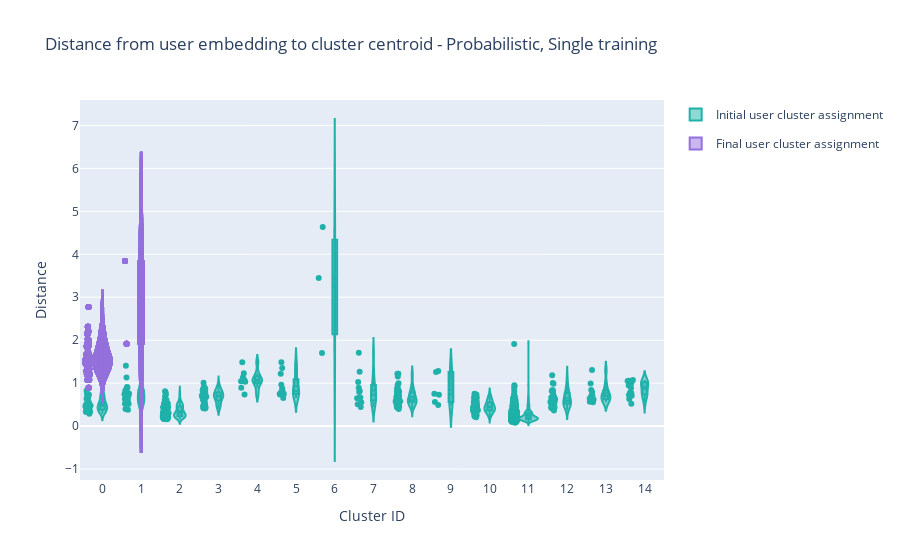

Here is the notebook cell this chart was saved with:
### Code cell
fig = go.Figure()

t_initial, t_final = 1, 100

repeated_training = 0
training_type = 'Repeated training' if repeated_training else 'Single training'

cluster_ids = [c for c in range(num_clusters)]
for clust_id in cluster_ids:
    # Plotting distribution of INITIAL user distance to INITIAL cluster by cluster
    # clust_counts_initial.append((clust_id, df[df.initial_cluster == clust_id].shape[0]))
    fig.add_trace(go.Violin(x=df['initial_cluster'][(df['initial_cluster'] == clust_id) & (df['repeated_training'] == repeated_training)],
                            y=df[f"t_{t_initial}"][(df['initial_cluster'] == clust_id) & (df['repeated_training'] == repeated_training)],
                            legendgroup=f"Initial",
                            name='Initial user cluster assignment',
                            box_visible=True,
                            line_color='lightseagreen',
                            meanline_visible=True,
                            showlegend=(clust_id==0),
                            points="all"
                            ))
    # Plotting distribution of FINAL user distance to FINAL cluster 
    # clust_counts_final.append((clust_id, df[df.final_cluster == clust_id].shape[0]))
    fig.add_trace(go.Violin(x=df['final_cluster'][(df['final_cluster']) == clust_id & (df['repeated_training'] == repeated_training)],
                            y=df[f"t_{t_final}"][(df['final_cluster']) == clust_id & (df['repeated_training'] == repeated_training)],
                            legendgroup='Final',
                            name=f"Final user cluster assignment",
                            box_visible=True,
                            line_color='mediumpurple',
                            meanline_visible=True,
                            points="all",
                            showlegend=(clust_id==0)
                            ))
# fig.update_layout(violinmode='group')
fig.update_layout(
    title=f"Distance from user embedding to cluster centroid - {model_names_readable[model]}, {training_type}",
    xaxis_title="Cluster ID",
    yaxis_title="Distance",
    # legend_title="Cluster assignment before v. after ",
    xaxis = dict(ticktext=cluster_ids, tick0=0, dtick=1),
    # legend=dict(yanchor="top", y=0.99, xanchor="left", x=0.01)
)
fig.show()

### Figure 1 — Plotly figure (JSON) as saved in the notebook; plotly's stock layout.template omitted (floating-point values rounded to 4 significant figures; data arrays with more than 128 entries replaced by an {"elided": "..."} marker saying what was removed)
{"data": [{"box": {"visible": true}, "legendgroup": "Initial", "line": {"color": "lightseagreen"}, "meanline": {"visible": true}, "name": "Initial user cluster assignment", "points": "all", "showlegend": true, "type": "violin", "x": [0, 0, 0, 0, 0, 0, 0, 0, 0, 0, 0, 0, 0, 0, 0, 0, 0, 0, 0, 0, 0, 0, 0, 0, 0, 0, 0, 0, 0, 0], "y": [0.7455, 0.3904, 0.3668, 0.6373, 0.659, 0.5338, 0.4669, 0.7355, 0.3256, 0.5407, 0.7015, 0.3328, 0.5798, 0.4817, 0.4213, 0.8214, 0.4808, 0.3715, 0.7319, 0.4955, 0.5746, 0.3342, 0.3822, 0.3956, 0.2903, 0.4353, 0.5079, 0.4513, 0.4599, 0.3398]}, {"box": {"visible": true}, "legendgroup": "Final", "line": {"color": "mediumpurple"}, "meanline": {"visible": true}, "name": "Final user cluster assignment", "points": "all", "showlegend": true, "type": "violin", "x": [0, 0, 0, 0, 0, 0, 0, 0, 0, 0, 0, 0, 0, 0, 0, 0, 0, 0, 0, 0, 0, 0, 0, 0, 0, 0, 0, 0, 0, 0, 0, 0, 0, 0, 0, 0, 0, 0, 0], "y": [0.8903, 1.623, 1.478, 1.663, 1.409, 1.518, 2.009, 1.497, 1.912, 1.834, 1.801, 1.162, 1.539, 1.645, 1.408, 1.466, 1.89, 1.082, 1.484, 2.771, 1.435, 2.024, 2.315, 1.675, 1.43, 1.206, 1.609, 1.22, 2.148, 1.32, 1.862, 1.676, 1.464, 1.514, 2.205, 1.92, 1.588, 1.279, 1.327]}, {"box": {"visible": true}, "legendgroup": "Initial", "line": {"color": "lightseagreen"}, "meanline": {"visible": true}, "name": "Initial user cluster assignment", "points": "all", "showlegend": false, "type": "violin", "x": [1, 1, 1, 1, 1, 1, 1, 1, 1, 1, 1, 1, 1, 1, 1, 1, 1, 1, 1, 1, 1, 1, 1, 1], "y": [1.407, 0.5322, 0.6281, 0.5385, 0.9091, 0.5185, 0.575, 0.7605, 0.7392, 0.3781, 0.6454, 0.8984, 0.8019, 0.6926, 0.5164, 0.5952, 0.6102, 0.7039, 0.7433, 1.13, 0.8706, 0.8627, 0.8222, 0.4008]}, {"box": {"visible": true}, "legendgroup": "Final", "line": {"color": "mediumpurple"}, "meanline": {"visible": true}, "name": "Final user cluster assignment", "points": "all", "showlegend": false, "type": "violin", "x": [1, 1, 0, 0, 0, 0, 0, 0, 0, 0, 0, 0, 0, 0, 0, 0, 0, 0, 0, 0, 0, 0, 0, 0, 0, 0, 0, 0, 0], "y": [3.847, 1.916, 1.539, 1.645, 1.408, 1.466, 1.89, 1.082, 1.484, 2.771, 1.435, 2.024, 2.315, 1.675, 1.43, 1.206, 1.609, 1.22, 2.148, 1.32, 1.862, 1.676, 1.464, 1.514, 2.205, 1.92, 1.588, 1.279, 1.327]}, {"box": {"visible": true}, "legendgroup": "Initial", "line": {"color": "lightseagreen"}, "meanline": {"visible": true}, "name": "Initial user cluster assignment", "points": "all", "showlegend": false, "type": "violin", "x": {"elided": "149 int values"}, "y": {"elided": "149 float values"}}, {"box": {"visible": true}, "legendgroup": "Final", "line": {"color": "mediumpurple"}, "meanline": {"visible": true}, "name": "Final user cluster assignment", "points": "all", "showlegend": false, "type": "violin", "x": [0, 0, 0, 0, 0, 0, 0, 0, 0, 0, 0, 0, 0, 0, 0, 0, 0, 0, 0, 0, 0, 0, 0, 0, 0, 0, 0, 0, 0, 0, 0, 0, 0, 0, 0, 0, 0, 0, 0], "y": [0.8903, 1.623, 1.478, 1.663, 1.409, 1.518, 2.009, 1.497, 1.912, 1.834, 1.801, 1.162, 1.539, 1.645, 1.408, 1.466, 1.89, 1.082, 1.484, 2.771, 1.435, 2.024, 2.315, 1.675, 1.43, 1.206, 1.609, 1.22, 2.148, 1.32, 1.862, 1.676, 1.464, 1.514, 2.205, 1.92, 1.588, 1.279, 1.327]}, {"box": {"visible": true}, "legendgroup": "Initial", "line": {"color": "lightseagreen"}, "meanline": {"visible": true}, "name": "Initial user cluster assignment", "points": "all", "showlegend": false, "type": "violin", "x": [3, 3, 3, 3, 3, 3, 3, 3, 3, 3, 3, 3, 3, 3, 3, 3, 3, 3, 3, 3, 3, 3, 3, 3, 3, 3, 3, 3, 3, 3, 3, 3, 3, 3, 3, 3], "y": [0.8364, 0.4855, 0.5437, 0.8568, 0.5417, 0.7201, 0.7715, 0.8245, 0.4994, 0.7858, 0.5942, 0.6861, 0.8732, 0.6777, 0.9248, 1.008, 0.7117, 0.6217, 0.8829, 0.7909, 0.6833, 0.6202, 0.4102, 0.7054, 0.6803, 0.7409, 0.4128, 0.7571, 0.7145, 0.4672, 0.7218, 0.6003, 0.4348, 0.7364, 0.6719, 0.8628]}, {"box": {"visible": true}, "legendgroup": "Final", "line": {"color": "mediumpurple"}, "meanline": {"visible": true}, "name": "Final user cluster assignment", "points": "all", "showlegend": false, "type": "violin", "x": [1, 1, 0, 0, 0, 0, 0, 0, 0, 0, 0, 0, 0, 0, 0, 0, 0, 0, 0, 0, 0, 0, 0, 0, 0, 0, 0, 0, 0], "y": [3.847, 1.916, 1.539, 1.645, 1.408, 1.466, 1.89, 1.082, 1.484, 2.771, 1.435, 2.024, 2.315, 1.675, 1.43, 1.206, 1.609, 1.22, 2.148, 1.32, 1.862, 1.676, 1.464, 1.514, 2.205, 1.92, 1.588, 1.279, 1.327]}, {"box": {"visible": true}, "legendgroup": "Initial", "line": {"color": "lightseagreen"}, "meanline": {"visible": true}, "name": "Initial user cluster assignment", "points": "all", "showlegend": false, "type": "violin", "x": [4, 4, 4, 4, 4, 4, 4, 4, 4], "y": [1.043, 1.056, 1.138, 0.7362, 0.892, 1.489, 1.229, 1.073, 1.034]}, {"box": {"visible": true}, "legendgroup": "Final", "line": {"color": "mediumpurple"}, "meanline": {"visible": true}, "name": "Final user cluster assignment", "points": "all", "showlegend": false, "type": "violin", "x": [0, 0, 0, 0, 0, 0, 0, 0, 0, 0, 0, 0, 0, 0, 0, 0, 0, 0, 0, 0, 0, 0, 0, 0, 0, 0, 0, 0, 0, 0, 0, 0, 0, 0, 0, 0, 0, 0, 0], "y": [0.8903, 1.623, 1.478, 1.663, 1.409, 1.518, 2.009, 1.497, 1.912, 1.834, 1.801, 1.162, 1.539, 1.645, 1.408, 1.466, 1.89, 1.082, 1.484, 2.771, 1.435, 2.024, 2.315, 1.675, 1.43, 1.206, 1.609, 1.22, 2.148, 1.32, 1.862, 1.676, 1.464, 1.514, 2.205, 1.92, 1.588, 1.279, 1.327]}, {"box": {"visible": true}, "legendgroup": "Initial", "line": {"color": "lightseagreen"}, "meanline": {"visible": true}, "name": "Initial user cluster assignment", "points": "all", "showlegend": false, "type": "violin", "x": [5, 5, 5, 5, 5, 5, 5, 5, 5, 5, 5, 5], "y": [0.7452, 1.217, 0.7594, 0.8022, 0.7533, 0.656, 0.9598, 0.8174, 1.488, 1.35, 0.7335, 0.8777]}, {"box": {"visible": true}, "legendgroup": "Final", "line": {"color": "mediumpurple"}, "meanline": {"visible": true}, "name": "Final user cluster assignment", "points": "all", "showlegend": false, "type": "violin", "x": [1, 1, 0, 0, 0, 0, 0, 0, 0, 0, 0, 0, 0, 0, 0, 0, 0, 0, 0, 0, 0, 0, 0, 0, 0, 0, 0, 0, 0], "y": [3.847, 1.916, 1.539, 1.645, 1.408, 1.466, 1.89, 1.082, 1.484, 2.771, 1.435, 2.024, 2.315, 1.675, 1.43, 1.206, 1.609, 1.22, 2.148, 1.32, 1.862, 1.676, 1.464, 1.514, 2.205, 1.92, 1.588, 1.279, 1.327]}, {"box": {"visible": true}, "legendgroup": "Initial", "line": {"color": "lightseagreen"}, "meanline": {"visible": true}, "name": "Initial user cluster assignment", "points": "all", "showlegend": false, "type": "violin", "x": [6, 6, 6], "y": [4.638, 3.445, 1.7]}, {"box": {"visible": true}, "legendgroup": "Final", "line": {"color": "mediumpurple"}, "meanline": {"visible": true}, "name": "Final user cluster assignment", "points": "all", "showlegend": false, "type": "violin", "x": [0, 0, 0, 0, 0, 0, 0, 0, 0, 0, 0, 0, 0, 0, 0, 0, 0, 0, 0, 0, 0, 0, 0, 0, 0, 0, 0, 0, 0, 0, 0, 0, 0, 0, 0, 0, 0, 0, 0], "y": [0.8903, 1.623, 1.478, 1.663, 1.409, 1.518, 2.009, 1.497, 1.912, 1.834, 1.801, 1.162, 1.539, 1.645, 1.408, 1.466, 1.89, 1.082, 1.484, 2.771, 1.435, 2.024, 2.315, 1.675, 1.43, 1.206, 1.609, 1.22, 2.148, 1.32, 1.862, 1.676, 1.464, 1.514, 2.205, 1.92, 1.588, 1.279, 1.327]}, {"box": {"visible": true}, "legendgroup": "Initial", "line": {"color": "lightseagreen"}, "meanline": {"visible": true}, "name": "Initial user cluster assignment", "points": "all", "showlegend": false, "type": "violin", "x": [7, 7, 7, 7, 7, 7, 7, 7, 7, 7, 7, 7], "y": [0.89, 1.026, 0.5534, 1.266, 0.6475, 1.71, 0.6642, 0.6469, 0.5084, 0.7948, 0.82, 0.4474]}, {"box": {"visible": true}, "legendgroup": "Final", "line": {"color": "mediumpurple"}, "meanline": {"visible": true}, "name": "Final user cluster assignment", "points": "all", "showlegend": false, "type": "violin", "x": [1, 1, 0, 0, 0, 0, 0, 0, 0, 0, 0, 0, 0, 0, 0, 0, 0, 0, 0, 0, 0, 0, 0, 0, 0, 0, 0, 0, 0], "y": [3.847, 1.916, 1.539, 1.645, 1.408, 1.466, 1.89, 1.082, 1.484, 2.771, 1.435, 2.024, 2.315, 1.675, 1.43, 1.206, 1.609, 1.22, 2.148, 1.32, 1.862, 1.676, 1.464, 1.514, 2.205, 1.92, 1.588, 1.279, 1.327]}, {"box": {"visible": true}, "legendgroup": "Initial", "line": {"color": "lightseagreen"}, "meanline": {"visible": true}, "name": "Initial user cluster assignment", "points": "all", "showlegend": false, "type": "violin", "x": [8, 8, 8, 8, 8, 8, 8, 8, 8, 8, 8, 8, 8, 8, 8, 8, 8, 8, 8, 8, 8, 8, 8, 8, 8, 8, 8, 8, 8, 8, 8, 8, 8, 8, 8, 8, 8, 8, 8, 8, 8, 8, 8, 8, 8, 8, 8, 8, 8], "y": [0.7852, 0.8028, 1.221, 0.4514, 0.396, 0.5909, 0.6607, 0.6929, 0.5829, 0.8198, 0.748, 0.6711, 0.9587, 0.4683, 1.218, 0.4992, 0.5556, 0.6019, 0.8814, 0.9999, 0.5503, 0.5622, 0.5135, 0.5895, 0.4949, 0.59, 0.576, 0.431, 0.4535, 0.6482, 0.5556, 0.7379, 0.5403, 0.6524, 0.7994, 0.6104, 1.153, 0.8561, 0.7474, 0.5208, 0.6865, 0.6717, 0.8795, 0.58, 0.6071, 0.4733, 0.8016, 0.6951, 0.5822]}, {"box": {"visible": true}, "legendgroup": "Final", "line": {"color": "mediumpurple"}, "meanline": {"visible": true}, "name": "Final user cluster assignment", "points": "all", "showlegend": false, "type": "violin", "x": [0, 0, 0, 0, 0, 0, 0, 0, 0, 0, 0, 0, 0, 0, 0, 0, 0, 0, 0, 0, 0, 0, 0, 0, 0, 0, 0, 0, 0, 0, 0, 0, 0, 0, 0, 0, 0, 0, 0], "y": [0.8903, 1.623, 1.478, 1.663, 1.409, 1.518, 2.009, 1.497, 1.912, 1.834, 1.801, 1.162, 1.539, 1.645, 1.408, 1.466, 1.89, 1.082, 1.484, 2.771, 1.435, 2.024, 2.315, 1.675, 1.43, 1.206, 1.609, 1.22, 2.148, 1.32, 1.862, 1.676, 1.464, 1.514, 2.205, 1.92, 1.588, 1.279, 1.327]}, {"box": {"visible": true}, "legendgroup": "Initial", "line": {"color": "lightseagreen"}, "meanline": {"visible": true}, "name": "Initial user cluster assignment", "points": "all", "showlegend": false, "type": "violin", "x": [9, 9, 9, 9, 9, 9], "y": [0.7553, 1.262, 0.7323, 1.281, 0.4912, 0.5607]}, {"box": {"visible": true}, "legendgroup": "Final", "line": {"color": "mediumpurple"}, "meanline": {"visible": true}, "name": "Final user cluster assignment", "points": "all", "showlegend": false, "type": "violin", "x": [1, 1, 0, 0, 0, 0, 0, 0, 0, 0, 0, 0, 0, 0, 0, 0, 0, 0, 0, 0, 0, 0, 0, 0, 0, 0, 0, 0, 0], "y": [3.847, 1.916, 1.539, 1.645, 1.408, 1.466, 1.89, 1.082, 1.484, 2.771, 1.435, 2.024, 2.315, 1.675, 1.43, 1.206, 1.609, 1.22, 2.148, 1.32, 1.862, 1.676, 1.464, 1.514, 2.205, 1.92, 1.588, 1.279, 1.327]}, {"box": {"visible": true}, "legendgroup": "Initial", "line": {"color": "lightseagreen"}, "meanline": {"visible": true}, "name": "Initial user cluster assignment", "points": "all", "showlegend": false, "type": "violin", "x": [10, 10, 10, 10, 10, 10, 10, 10, 10, 10, 10, 10, 10, 10, 10, 10, 10, 10, 10, 10, 10, 10, 10, 10, 10, 10, 10, 10, 10, 10, 10, 10, 10, 10, 10, 10, 10, 10, 10, 10, 10, 10, 10, 10, 10, 10, 10, 10, 10, 10, 10, 10, 10, 10, 10, 10, 10, 10], "y": [0.5499, 0.2036, 0.2839, 0.4907, 0.6028, 0.3866, 0.3301, 0.4324, 0.4921, 0.2531, 0.413, 0.3813, 0.3496, 0.4321, 0.362, 0.4667, 0.2216, 0.2956, 0.3857, 0.369, 0.3742, 0.7539, 0.6212, 0.7373, 0.6218, 0.4146, 0.4588, 0.3843, 0.4358, 0.4908, 0.4606, 0.4918, 0.5643, 0.484, 0.4375, 0.6677, 0.3435, 0.5287, 0.442, 0.6573, 0.3079, 0.5291, 0.3586, 0.4307, 0.4515, 0.4041, 0.3289, 0.367, 0.5766, 0.5176, 0.573, 0.6694, 0.3039, 0.3467, 0.2673, 0.5653, 0.6859, 0.6193]}, {"box": {"visible": true}, "legendgroup": "Final", "line": {"color": "mediumpurple"}, "meanline": {"visible": true}, "name": "Final user cluster assignment", "points": "all", "showlegend": false, "type": "violin", "x": [0, 0, 0, 0, 0, 0, 0, 0, 0, 0, 0, 0, 0, 0, 0, 0, 0, 0, 0, 0, 0, 0, 0, 0, 0, 0, 0, 0, 0, 0, 0, 0, 0, 0, 0, 0, 0, 0, 0], "y": [0.8903, 1.623, 1.478, 1.663, 1.409, 1.518, 2.009, 1.497, 1.912, 1.834, 1.801, 1.162, 1.539, 1.645, 1.408, 1.466, 1.89, 1.082, 1.484, 2.771, 1.435, 2.024, 2.315, 1.675, 1.43, 1.206, 1.609, 1.22, 2.148, 1.32, 1.862, 1.676, 1.464, 1.514, 2.205, 1.92, 1.588, 1.279, 1.327]}, {"box": {"visible": true}, "legendgroup": "Initial", "line": {"color": "lightseagreen"}, "meanline": {"visible": true}, "name": "Initial user cluster assignment", "points": "all", "showlegend": false, "type": "violin", "x": {"elided": "499 int values"}, "y": {"elided": "499 float values"}}, {"box": {"visible": true}, "legendgroup": "Final", "line": {"color": "mediumpurple"}, "meanline": {"visible": true}, "name": "Final user cluster assignment", "points": "all", "showlegend": false, "type": "violin", "x": [1, 1, 0, 0, 0, 0, 0, 0, 0, 0, 0, 0, 0, 0, 0, 0, 0, 0, 0, 0, 0, 0, 0, 0, 0, 0, 0, 0, 0], "y": [3.847, 1.916, 1.539, 1.645, 1.408, 1.466, 1.89, 1.082, 1.484, 2.771, 1.435, 2.024, 2.315, 1.675, 1.43, 1.206, 1.609, 1.22, 2.148, 1.32, 1.862, 1.676, 1.464, 1.514, 2.205, 1.92, 1.588, 1.279, 1.327]}, {"box": {"visible": true}, "legendgroup": "Initial", "line": {"color": "lightseagreen"}, "meanline": {"visible": true}, "name": "Initial user cluster assignment", "points": "all", "showlegend": false, "type": "violin", "x": [12, 12, 12, 12, 12, 12, 12, 12, 12, 12, 12, 12, 12, 12, 12, 12, 12, 12, 12, 12, 12, 12, 12, 12, 12, 12, 12, 12, 12], "y": [0.7608, 0.4635, 0.436, 0.4844, 0.5284, 0.6333, 0.3639, 0.8401, 0.433, 0.6643, 0.6789, 0.6972, 0.5475, 0.8195, 0.8203, 0.5338, 0.5662, 0.8047, 1.182, 0.9882, 0.5409, 0.5584, 0.6401, 0.5821, 0.4978, 0.6942, 0.5388, 1.006, 0.4157]}, {"box": {"visible": true}, "legendgroup": "Final", "line": {"color": "mediumpurple"}, "meanline": {"visible": true}, "name": "Final user cluster assignment", "points": "all", "showlegend": false, "type": "violin", "x": [0, 0, 0, 0, 0, 0, 0, 0, 0, 0, 0, 0, 0, 0, 0, 0, 0, 0, 0, 0, 0, 0, 0, 0, 0, 0, 0, 0, 0, 0, 0, 0, 0, 0, 0, 0, 0, 0, 0], "y": [0.8903, 1.623, 1.478, 1.663, 1.409, 1.518, 2.009, 1.497, 1.912, 1.834, 1.801, 1.162, 1.539, 1.645, 1.408, 1.466, 1.89, 1.082, 1.484, 2.771, 1.435, 2.024, 2.315, 1.675, 1.43, 1.206, 1.609, 1.22, 2.148, 1.32, 1.862, 1.676, 1.464, 1.514, 2.205, 1.92, 1.588, 1.279, 1.327]}, {"box": {"visible": true}, "legendgroup": "Initial", "line": {"color": "lightseagreen"}, "meanline": {"visible": true}, "name": "Initial user cluster assignment", "points": "all", "showlegend": false, "type": "violin", "x": [13, 13, 13, 13, 13, 13, 13, 13, 13, 13, 13], "y": [0.698, 0.6212, 0.6949, 0.6423, 0.9924, 0.6986, 1.304, 0.8389, 0.5528, 0.7892, 0.5651]}, {"box": {"visible": true}, "legendgroup": "Final", "line": {"color": "mediumpurple"}, "meanline": {"visible": true}, "name": "Final user cluster assignment", "points": "all", "showlegend": false, "type": "violin", "x": [1, 1, 0, 0, 0, 0, 0, 0, 0, 0, 0, 0, 0, 0, 0, 0, 0, 0, 0, 0, 0, 0, 0, 0, 0, 0, 0, 0, 0], "y": [3.847, 1.916, 1.539, 1.645, 1.408, 1.466, 1.89, 1.082, 1.484, 2.771, 1.435, 2.024, 2.315, 1.675, 1.43, 1.206, 1.609, 1.22, 2.148, 1.32, 1.862, 1.676, 1.464, 1.514, 2.205, 1.92, 1.588, 1.279, 1.327]}, {"box": {"visible": true}, "legendgroup": "Initial", "line": {"color": "lightseagreen"}, "meanline": {"visible": true}, "name": "Initial user cluster assignment", "points": "all", "showlegend": false, "type": "violin", "x": [14, 14, 14, 14, 14, 14, 14, 14, 14, 14, 14, 14, 14, 14, 14, 14], "y": [0.9452, 1.003, 0.766, 0.9434, 0.7815, 1.045, 0.5225, 1.051, 1.073, 1.057, 0.6321, 0.9794, 0.722, 0.8874, 0.7716, 0.7059]}, {"box": {"visible": true}, "legendgroup": "Final", "line": {"color": "mediumpurple"}, "meanline": {"visible": true}, "name": "Final user cluster assignment", "points": "all", "showlegend": false, "type": "violin", "x": [0, 0, 0, 0, 0, 0, 0, 0, 0, 0, 0, 0, 0, 0, 0, 0, 0, 0, 0, 0, 0, 0, 0, 0, 0, 0, 0, 0, 0, 0, 0, 0, 0, 0, 0, 0, 0, 0, 0], "y": [0.8903, 1.623, 1.478, 1.663, 1.409, 1.518, 2.009, 1.497, 1.912, 1.834, 1.801, 1.162, 1.539, 1.645, 1.408, 1.466, 1.89, 1.082, 1.484, 2.771, 1.435, 2.024, 2.315, 1.675, 1.43, 1.206, 1.609, 1.22, 2.148, 1.32, 1.862, 1.676, 1.464, 1.514, 2.205, 1.92, 1.588, 1.279, 1.327]}, {"box": {"visible": true}, "legendgroup": "Initial", "line": {"color": "lightseagreen"}, "meanline": {"visible": true}, "name": "Initial user cluster assignment", "points": "all", "showlegend": false, "type": "violin", "x": [], "y": []}, {"box": {"visible": true}, "legendgroup": "Final", "line": {"color": "mediumpurple"}, "meanline": {"visible": true}, "name": "Final user cluster assignment", "points": "all", "showlegend": false, "type": "violin", "x": [1, 1, 0, 0, 0, 0, 0, 0, 0, 0, 0, 0, 0, 0, 0, 0, 0, 0, 0, 0, 0, 0, 0, 0, 0, 0, 0, 0, 0], "y": [3.847, 1.916, 1.539, 1.645, 1.408, 1.466, 1.89, 1.082, 1.484, 2.771, 1.435, 2.024, 2.315, 1.675, 1.43, 1.206, 1.609, 1.22, 2.148, 1.32, 1.862, 1.676, 1.464, 1.514, 2.205, 1.92, 1.588, 1.279, 1.327]}, {"box": {"visible": true}, "legendgroup": "Initial", "line": {"color": "lightseagreen"}, "meanline": {"visible": true}, "name": "Initial user cluster assignment", "points": "all", "showlegend": false, "type": "violin", "x": [], "y": []}, {"box": {"visible": true}, "legendgroup": "Final", "line": {"color": "mediumpurple"}, "meanline": {"visible": true}, "name": "Final user cluster assignment", "points": "all", "showlegend": false, "type": "violin", "x": [0, 0, 0, 0, 0, 0, 0, 0, 0, 0, 0, 0, 0, 0, 0, 0, 0, 0, 0, 0, 0, 0, 0, 0, 0, 0, 0, 0, 0, 0, 0, 0, 0, 0, 0, 0, 0, 0, 0], "y": [0.8903, 1.623, 1.478, 1.663, 1.409, 1.518, 2.009, 1.497, 1.912, 1.834, 1.801, 1.162, 1.539, 1.645, 1.408, 1.466, 1.89, 1.082, 1.484, 2.771, 1.435, 2.024, 2.315, 1.675, 1.43, 1.206, 1.609, 1.22, 2.148, 1.32, 1.862, 1.676, 1.464, 1.514, 2.205, 1.92, 1.588, 1.279, 1.327]}, {"box": {"visible": true}, "legendgroup": "Initial", "line": {"color": "lightseagreen"}, "meanline": {"visible": true}, "name": "Initial user cluster assignment", "points": "all", "showlegend": false, "type": "violin", "x": [], "y": []}, {"box": {"visible": true}, "legendgroup": "Final", "line": {"color": "mediumpurple"}, "meanline": {"visible": true}, "name": "Final user cluster assignment", "points": "all", "showlegend": false, "type": "violin", "x": [1, 1, 0, 0, 0, 0, 0, 0, 0, 0, 0, 0, 0, 0, 0, 0, 0, 0, 0, 0, 0, 0, 0, 0, 0, 0, 0, 0, 0], "y": [3.847, 1.916, 1.539, 1.645, 1.408, 1.466, 1.89, 1.082, 1.484, 2.771, 1.435, 2.024, 2.315, 1.675, 1.43, 1.206, 1.609, 1.22, 2.148, 1.32, 1.862, 1.676, 1.464, 1.514, 2.205, 1.92, 1.588, 1.279, 1.327]}, {"box": {"visible": true}, "legendgroup": "Initial", "line": {"color": "lightseagreen"}, "meanline": {"visible": true}, "name": "Initial user cluster assignment", "points": "all", "showlegend": false, "type": "violin", "x": [], "y": []}, {"box": {"visible": true}, "legendgroup": "Final", "line": {"color": "mediumpurple"}, "meanline": {"visible": true}, "name": "Final user cluster assignment", "points": "all", "showlegend": false, "type": "violin", "x": [0, 0, 0, 0, 0, 0, 0, 0, 0, 0, 0, 0, 0, 0, 0, 0, 0, 0, 0, 0, 0, 0, 0, 0, 0, 0, 0, 0, 0, 0, 0, 0, 0, 0, 0, 0, 0, 0, 0], "y": [0.8903, 1.623, 1.478, 1.663, 1.409, 1.518, 2.009, 1.497, 1.912, 1.834, 1.801, 1.162, 1.539, 1.645, 1.408, 1.466, 1.89, 1.082, 1.484, 2.771, 1.435, 2.024, 2.315, 1.675, 1.43, 1.206, 1.609, 1.22, 2.148, 1.32, 1.862, 1.676, 1.464, 1.514, 2.205, 1.92, 1.588, 1.279, 1.327]}, {"box": {"visible": true}, "legendgroup": "Initial", "line": {"color": "lightseagreen"}, "meanline": {"visible": true}, "name": "Initial user cluster assignment", "points": "all", "showlegend": false, "type": "violin", "x": [], "y": []}, {"box": {"visible": true}, "legendgroup": "Final", "line": {"color": "mediumpurple"}, "meanline": {"visible": true}, "name": "Final user cluster assignment", "points": "all", "showlegend": false, "type": "violin", "x": [1, 1, 0, 0, 0, 0, 0, 0, 0, 0, 0, 0, 0, 0, 0, 0, 0, 0, 0, 0, 0, 0, 0, 0, 0, 0, 0, 0, 0], "y": [3.847, 1.916, 1.539, 1.645, 1.408, 1.466, 1.89, 1.082, 1.484, 2.771, 1.435, 2.024, 2.315, 1.675, 1.43, 1.206, 1.609, 1.22, 2.148, 1.32, 1.862, 1.676, 1.464, 1.514, 2.205, 1.92, 1.588, 1.279, 1.327]}, {"box": {"visible": true}, "legendgroup": "Initial", "line": {"color": "lightseagreen"}, "meanline": {"visible": true}, "name": "Initial user cluster assignment", "points": "all", "showlegend": false, "type": "violin", "x": [], "y": []}, {"box": {"visible": true}, "legendgroup": "Final", "line": {"color": "mediumpurple"}, "meanline": {"visible": true}, "name": "Final user cluster assignment", "points": "all", "showlegend": false, "type": "violin", "x": [0, 0, 0, 0, 0, 0, 0, 0, 0, 0, 0, 0, 0, 0, 0, 0, 0, 0, 0, 0, 0, 0, 0, 0, 0, 0, 0, 0, 0, 0, 0, 0, 0, 0, 0, 0, 0, 0, 0], "y": [0.8903, 1.623, 1.478, 1.663, 1.409, 1.518, 2.009, 1.497, 1.912, 1.834, 1.801, 1.162, 1.539, 1.645, 1.408, 1.466, 1.89, 1.082, 1.484, 2.771, 1.435, 2.024, 2.315, 1.675, 1.43, 1.206, 1.609, 1.22, 2.148, 1.32, 1.862, 1.676, 1.464, 1.514, 2.205, 1.92, 1.588, 1.279, 1.327]}, {"box": {"visible": true}, "legendgroup": "Initial", "line": {"color": "lightseagreen"}, "meanline": {"visible": true}, "name": "Initial user cluster assignment", "points": "all", "showlegend": false, "type": "violin", "x": [], "y": []}, {"box": {"visible": true}, "legendgroup": "Final", "line": {"color": "mediumpurple"}, "meanline": {"visible": true}, "name": "Final user cluster assignment", "points": "all", "showlegend": false, "type": "violin", "x": [1, 1, 0, 0, 0, 0, 0, 0, 0, 0, 0, 0, 0, 0, 0, 0, 0, 0, 0, 0, 0, 0, 0, 0, 0, 0, 0, 0, 0], "y": [3.847, 1.916, 1.539, 1.645, 1.408, 1.466, 1.89, 1.082, 1.484, 2.771, 1.435, 2.024, 2.315, 1.675, 1.43, 1.206, 1.609, 1.22, 2.148, 1.32, 1.862, 1.676, 1.464, 1.514, 2.205, 1.92, 1.588, 1.279, 1.327]}, {"box": {"visible": true}, "legendgroup": "Initial", "line": {"color": "lightseagreen"}, "meanline": {"visible": true}, "name": "Initial user cluster assignment", "points": "all", "showlegend": false, "type": "violin", "x": [], "y": []}, {"box": {"visible": true}, "legendgroup": "Final", "line": {"color": "mediumpurple"}, "meanline": {"visible": true}, "name": "Final user cluster assignment", "points": "all", "showlegend": false, "type": "violin", "x": [0, 0, 0, 0, 0, 0, 0, 0, 0, 0, 0, 0, 0, 0, 0, 0, 0, 0, 0, 0, 0, 0, 0, 0, 0, 0, 0, 0, 0, 0, 0, 0, 0, 0, 0, 0, 0, 0, 0], "y": [0.8903, 1.623, 1.478, 1.663, 1.409, 1.518, 2.009, 1.497, 1.912, 1.834, 1.801, 1.162, 1.539, 1.645, 1.408, 1.466, 1.89, 1.082, 1.484, 2.771, 1.435, 2.024, 2.315, 1.675, 1.43, 1.206, 1.609, 1.22, 2.148, 1.32, 1.862, 1.676, 1.464, 1.514, 2.205, 1.92, 1.588, 1.279, 1.327]}, {"box": {"visible": true}, "legendgroup": "Initial", "line": {"color": "lightseagreen"}, "meanline": {"visible": true}, "name": "Initial user cluster assignment", "points": "all", "showlegend": false, "type": "violin", "x": [], "y": []}, {"box": {"visible": true}, "legendgroup": "Final", "line": {"color": "mediumpurple"}, "meanline": {"visible": true}, "name": "Final user cluster assignment", "points": "all", "showlegend": false, "type": "violin", "x": [1, 1, 0, 0, 0, 0, 0, 0, 0, 0, 0, 0, 0, 0, 0, 0, 0, 0, 0, 0, 0, 0, 0, 0, 0, 0, 0, 0, 0], "y": [3.847, 1.916, 1.539, 1.645, 1.408, 1.466, 1.89, 1.082, 1.484, 2.771, 1.435, 2.024, 2.315, 1.675, 1.43, 1.206, 1.609, 1.22, 2.148, 1.32, 1.862, 1.676, 1.464, 1.514, 2.205, 1.92, 1.588, 1.279, 1.327]}, {"box": {"visible": true}, "legendgroup": "Initial", "line": {"color": "lightseagreen"}, "meanline": {"visible": true}, "name": "Initial user cluster assignment", "points": "all", "showlegend": false, "type": "violin", "x": [], "y": []}, {"box": {"visible": true}, "legendgroup": "Final", "line": {"color": "mediumpurple"}, "meanline": {"visible": true}, "name": "Final user cluster assignment", "points": "all", "showlegend": false, "type": "violin", "x": [0, 0, 0, 0, 0, 0, 0, 0, 0, 0, 0, 0, 0, 0, 0, 0, 0, 0, 0, 0, 0, 0, 0, 0, 0, 0, 0, 0, 0, 0, 0, 0, 0, 0, 0, 0, 0, 0, 0], "y": [0.8903, 1.623, 1.478, 1.663, 1.409, 1.518, 2.009, 1.497, 1.912, 1.834, 1.801, 1.162, 1.539, 1.645, 1.408, 1.466, 1.89, 1.082, 1.484, 2.771, 1.435, 2.024, 2.315, 1.675, 1.43, 1.206, 1.609, 1.22, 2.148, 1.32, 1.862, 1.676, 1.464, 1.514, 2.205, 1.92, 1.588, 1.279, 1.327]}], "layout": {"title": {"text": "Distance from user embedding to cluster centroid - Probabilistic, Single training"}, "xaxis": {"dtick": 1, "tick0": 0, "ticktext": [0, 1, 2, 3, 4, 5, 6, 7, 8, 9, 10, 11, 12, 13, 14, 15, 16, 17, 18, 19, 20, 21, 22, 23, 24], "title": {"text": "Cluster ID"}}, "yaxis": {"title": {"text": "Distance"}}}}
